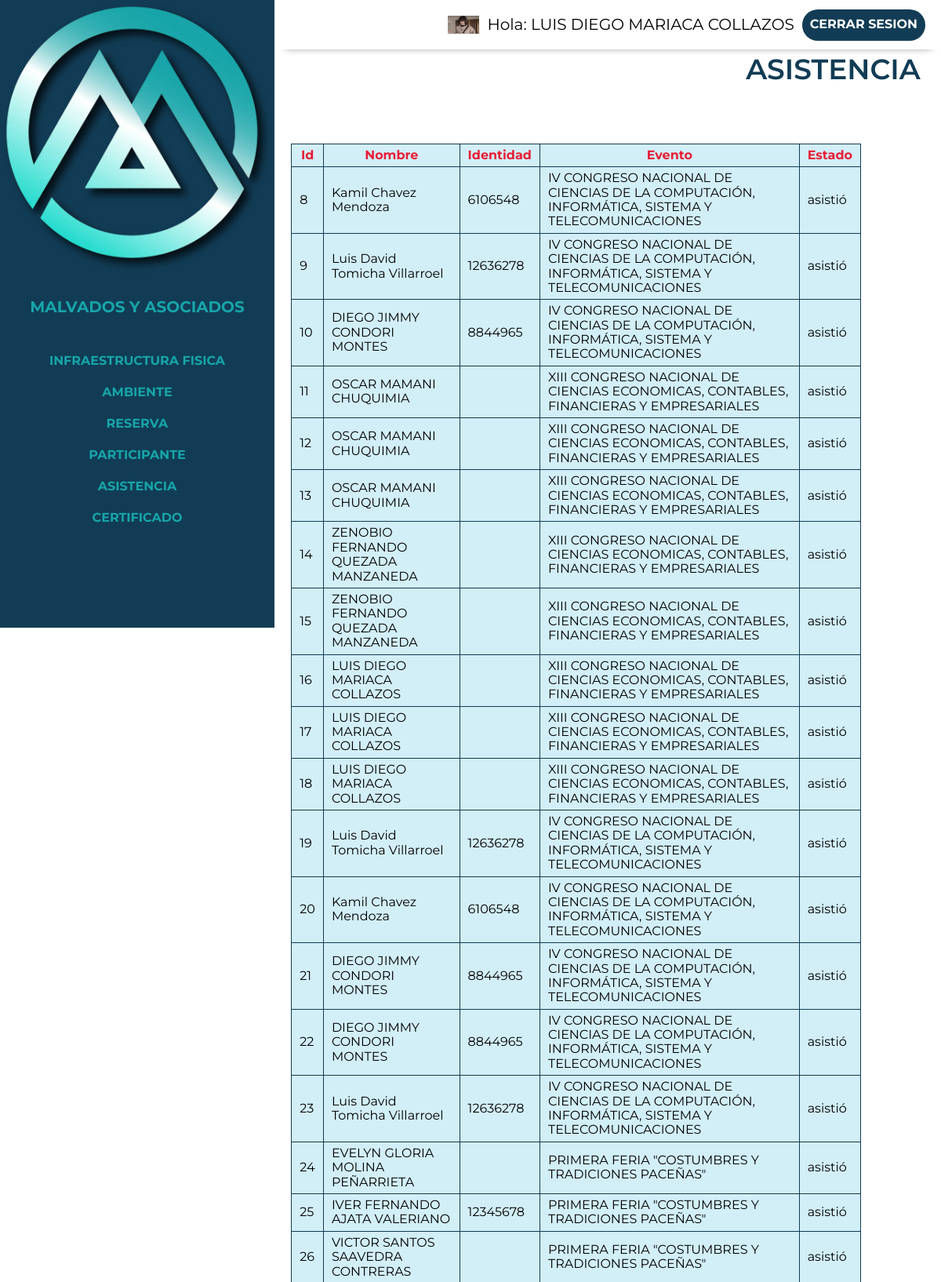
The app's page /control/asistencia.php (signed in, upper part) with its own data.
### tables this page shows
CREATE TABLE `usuario` (
  `id_usuario` int(20) NOT NULL,
  `nombre` varchar(60) NOT NULL,
  `apPaterno` varchar(50) NOT NULL,
  `apMaterno` varchar(50) NOT NULL,
  `email` varchar(60) NOT NULL,
  `password` char(60) DEFAULT NULL,
  `estado` varchar(60) DEFAULT NULL,
  `identidad` varchar(60) NOT NULL,
  `foto` varchar(200) DEFAULT NULL,
  `usuario` varchar(50) DEFAULT NULL,
  `celular` varchar(20) DEFAULT NULL,
  `fechaRegistro` date DEFAULT NULL,
  `token` varchar(50) DEFAULT NULL
);

CREATE TABLE `asistencia` (
  `id_asistencia` int(20) NOT NULL,
  `id_evento` int(20) NOT NULL,
  `id_usuario` int(11) NOT NULL,
  `fecha` date NOT NULL,
  `hora_entrada` time NOT NULL,
  `detalle_asistencia` text NOT NULL
);

CREATE TABLE `evento` (
  `id_evento` int(20) NOT NULL,
  `fechaEvento` date DEFAULT NULL,
  `nombreEvento` varchar(225) NOT NULL,
  `Duracion` int(45) NOT NULL,
  `descripcion` longtext NOT NULL,
  `imagen` varchar(200) DEFAULT NULL,
  `id_ambiente` int(11) NOT NULL,
  `gratuito` varchar(2) DEFAULT 'no',
  `costo` decimal(10,0) DEFAULT NULL,
  `fechaFin` date DEFAULT NULL,
  `hora_ini` time NOT NULL,
  `hora_fin` time NOT NULL,
  `estado` varchar(60) NOT NULL,
  `emite` varchar(100) NOT NULL
);

### control/asistencia.php (the view, shortened to what this page needs)
<?php require 'includes/header.php'?><?php
    include("../app/conexion.php");
        $sql="select *from asistencia";
        $resultado=mysqli_query($conectar, $sql);
?>
    <div class="contenedor">
    <div class="listar ">
        <h2 >Asistencia</h2>
    </div>
    <br/>
    <div class="tlis">
            <table  >
                <thead>
                    <tr>
                        <th data-titulo="Id:">Id</th>
                        <th data-titulo="Nombre:">Nombre</th>
                        <th data-titulo="Identidad:">Identidad</th>
                        <th data-titulo="Evento:">Evento</th>
                        <th data-titulo="Estado:">Estado</th>
                    </tr>
                </thead>
                <tbody>
                     <?php
                            while($filas=mysqli_fetch_assoc($resultado)){
                        ?>
                    <tr>
                            <?php
                            $i=$filas['id_usuario'];
                            $sql1="select *from usuario where id_usuario='".$i."'";
                            $res1=mysqli_query($conectar,$sql1);
                            $fil=mysqli_fetch_assoc($res1);
                            $i2=$filas['id_evento'];
                            $sql2="select *from evento where id_evento='".$i2."'";
                            $res2=mysqli_query($conectar,$sql2);
                            $fila=mysqli_fetch_assoc($res2);
                            ?>
                        <td data-titulo="Id:"><?php echo $filas['id_asistencia']?></td>
                        <td data-titulo="Nombre:"><?php echo $fil['nombre']." ".$fil['apPaterno']." ".$fil['apMaterno'];?></td>
                        <td data-titulo="Identidad:"><?php echo $fil['identidad']?></td>
                        <td data-titulo="Evento:"><?php echo $fila['nombreEvento']?></td>
                        <td data-titulo="Pago:"><?php echo $filas['detalle_asistencia']?></td>
                    </tr>
                    <?php
                    }
                    ?>
                </tbody>
            </table>
         </div>
    </div>
</div>
<?php require 'includes/footer.php' ?>

### control/includes/header.php (shortened to what this page needs)
<!DOCTYPE html>
<html lang="en">
<head>
    <link rel="stylesheet" href="https://cdn.jsdelivr.net/npm/bootstrap-icons@1.10.4/font/bootstrap-icons.css">
    <link rel="stylesheet" href="../build/css/app.css">
    <link href="https://cdn.jsdelivr.net/npm/select2@4.1.0-rc.0/dist/css/select2.min.css" rel="stylesheet" />
</head>
<body>
<div class="dashboard">
    <aside class="sidebar">
        <div class="logo-principal">
            <img  loading="lazy"  width="50" heigth="80" src="../build/img/control/logo.webp" alt="desdeaqui">
            <a href="index.php"><h3>  Malvados y Asociados </h3></a>
        </div>
        <nav class="sidebar-nav flex">
            <a href="infraestructura.php">Infraestructura Fisica</a>
            <a href="ambiente.php">Ambiente</a>
            <a href="reserva.php">Reserva</a>
            <a href="participante.php">Participante</a>
            <a href="asistencia.php">Asistencia</a>
                <a href="certificado.php">Certificado</a>
        </nav>
    </aside>
    <div class="principal">
        <div class="barra flex">
            <img src="../build/img/control/sara.webp"  style="width:40px;height:23px;" class="rounded-pill">
            <p>Hola: <span>
                <?php
                $id=$_SESSION['id'];
                include("../app/conexion.php");
                $sql="select nombre, apPaterno, apMaterno from usuario where id_usuario='$id'";
                $resultado=mysqli_query($conectar,$sql);
                $filas=mysqli_fetch_assoc($resultado);
                 echo $filas['nombre'].' '.$filas['apPaterno'].' '.$filas['apMaterno'];
                ?>
                </span></p>
            <a href="../login/cerrar_session.php" class="cerrar-sesion">Cerrar Sesion</a>
        </div>

### build/css/app.css (style rules this page uses)
html { box-sizing:border-box;font-size:62.5% }
*,:after,:before { box-sizing:inherit }
body { font-family:Montserrat,sans-serif;font-size:1.6rem }
p { color:#000;font-size:2rem }
.contenedor { margin:0 auto;max-width:120rem;width:95% }
a { text-decoration:none }
h1,h2,h3 { margin:0 0 5rem }
h2 { font-size:3.6rem }
h3 { font-size:3rem }
img { display:block;height:auto;max-width:100%;width:100% }
html { -webkit-text-size-adjust:100%;line-height:1.15 }
body { margin:0 }
a { background-color:transparent }
img { border-style:none }
.dashboard { background-color:#fff }
@media (min-width:768px) { .dashboard { display:flex;height:100vh } }
.dashboard .principal { flex:1 }
.sidebar { background-color:#123c55;width:100% }
@media (min-width:768px) { .sidebar { max-width:35rem } }
.sidebar h3 { color:#17a5a9;font-size:2rem;margin:0;padding:2rem;text-align:left }
.sidebar .sidebar-nav { flex-direction:column;margin-top:5rem }
.sidebar .sidebar-nav a { color:#17a5a9;font-weight:700;padding:1rem;text-align:left;transition-duration:.3s;transition-property:background-color;width:100% }
.barra { background-color:#fff;box-shadow:1px 12px 9px -13px rgba(0,0,0,.4);justify-content:flex-end;padding:1rem 2rem;transition-duration:.3s;transition-property:background-color }
.barra p { margin:1rem }
.listar h2 { color:#123c55;padding:.5rem;text-align:end;text-transform:uppercase }
.barra a { background-color:#123c55;border-radius:5rem }
a { align-items:center;color:#fff;display:grid;font-weight:700;height:4rem;justify-content:center;padding:1rem;text-transform:uppercase;transition-duration:.3s;transition-property:background-color }
.flex { align-items:center;display:flex }
table { background:#d2eef7;border-collapse:collapse }
table thead { color:#e71d36 }
td,th { border:1px solid #123c55;padding:5px 10px }
@media (min-width:992px) { table { display:table;width:90% } }
h2 { font-weight:600 }

### records on screen
usuario: nombre "LUIS DIEGO", apPaterno "MARIACA", apMaterno "COLLAZOS"
asistencia: id_asistencia "8", id_usuario.nombre "Kamil", id_usuario.apPaterno "Chavez", id_usuario.apMaterno "Mendoza", id_usuario.identidad "6106548", id_evento.nombreEvento "IV CONGRESO NACIONAL DE CIENCIAS DE LA COMPUTACIÓN, INFORMÁTICA, SISTEMA Y TELECOMUNICACIONES", detalle_asistencia "asistió"
asistencia: id_asistencia "9", id_usuario.nombre "Luis David", id_usuario.apPaterno "Tomicha", id_usuario.apMaterno "Villarroel", id_usuario.identidad "12636278", id_evento.nombreEvento "IV CONGRESO NACIONAL DE CIENCIAS DE LA COMPUTACIÓN, INFORMÁTICA, SISTEMA Y TELECOMUNICACIONES", detalle_asistencia "asistió"
asistencia: id_asistencia "10", id_usuario.nombre "DIEGO JIMMY", id_usuario.apPaterno "CONDORI", id_usuario.apMaterno "MONTES", id_usuario.identidad "8844965", id_evento.nombreEvento "IV CONGRESO NACIONAL DE CIENCIAS DE LA COMPUTACIÓN, INFORMÁTICA, SISTEMA Y TELECOMUNICACIONES", detalle_asistencia "asistió"
asistencia: id_asistencia "11", id_usuario.nombre "OSCAR", id_usuario.apPaterno "MAMANI", id_usuario.apMaterno "CHUQUIMIA", id_evento.nombreEvento "XIII CONGRESO NACIONAL DE CIENCIAS ECONOMICAS, CONTABLES, FINANCIERAS Y EMPRESARIALES", detalle_asistencia "asistió"
asistencia: id_asistencia "12", id_usuario.nombre "OSCAR", id_usuario.apPaterno "MAMANI", id_usuario.apMaterno "CHUQUIMIA", id_evento.nombreEvento "XIII CONGRESO NACIONAL DE CIENCIAS ECONOMICAS, CONTABLES, FINANCIERAS Y EMPRESARIALES", detalle_asistencia "asistió"
asistencia: id_asistencia "13", id_usuario.nombre "OSCAR", id_usuario.apPaterno "MAMANI", id_usuario.apMaterno "CHUQUIMIA", id_evento.nombreEvento "XIII CONGRESO NACIONAL DE CIENCIAS ECONOMICAS, CONTABLES, FINANCIERAS Y EMPRESARIALES", detalle_asistencia "asistió"
asistencia: id_asistencia "14", id_usuario.nombre "ZENOBIO FERNANDO", id_usuario.apPaterno "QUEZADA", id_usuario.apMaterno "MANZANEDA", id_evento.nombreEvento "XIII CONGRESO NACIONAL DE CIENCIAS ECONOMICAS, CONTABLES, FINANCIERAS Y EMPRESARIALES", detalle_asistencia "asistió"
asistencia: id_asistencia "15", id_usuario.nombre "ZENOBIO FERNANDO", id_usuario.apPaterno "QUEZADA", id_usuario.apMaterno "MANZANEDA", id_evento.nombreEvento "XIII CONGRESO NACIONAL DE CIENCIAS ECONOMICAS, CONTABLES, FINANCIERAS Y EMPRESARIALES", detalle_asistencia "asistió"
asistencia: id_asistencia "16", id_usuario.nombre "LUIS DIEGO", id_usuario.apPaterno "MARIACA", id_usuario.apMaterno "COLLAZOS", id_evento.nombreEvento "XIII CONGRESO NACIONAL DE CIENCIAS ECONOMICAS, CONTABLES, FINANCIERAS Y EMPRESARIALES", detalle_asistencia "asistió"
asistencia: id_asistencia "17", id_usuario.nombre "LUIS DIEGO", id_usuario.apPaterno "MARIACA", id_usuario.apMaterno "COLLAZOS", id_evento.nombreEvento "XIII CONGRESO NACIONAL DE CIENCIAS ECONOMICAS, CONTABLES, FINANCIERAS Y EMPRESARIALES", detalle_asistencia "asistió"
asistencia: id_asistencia "18", id_usuario.nombre "LUIS DIEGO", id_usuario.apPaterno "MARIACA", id_usuario.apMaterno "COLLAZOS", id_evento.nombreEvento "XIII CONGRESO NACIONAL DE CIENCIAS ECONOMICAS, CONTABLES, FINANCIERAS Y EMPRESARIALES", detalle_asistencia "asistió"
asistencia: id_asistencia "19", id_usuario.nombre "Luis David", id_usuario.apPaterno "Tomicha", id_usuario.apMaterno "Villarroel", id_usuario.identidad "12636278", id_evento.nombreEvento "IV CONGRESO NACIONAL DE CIENCIAS DE LA COMPUTACIÓN, INFORMÁTICA, SISTEMA Y TELECOMUNICACIONES", detalle_asistencia "asistió"
asistencia: id_asistencia "20", id_usuario.nombre "Kamil", id_usuario.apPaterno "Chavez", id_usuario.apMaterno "Mendoza", id_usuario.identidad "6106548", id_evento.nombreEvento "IV CONGRESO NACIONAL DE CIENCIAS DE LA COMPUTACIÓN, INFORMÁTICA, SISTEMA Y TELECOMUNICACIONES", detalle_asistencia "asistió"
asistencia: id_asistencia "21", id_usuario.nombre "DIEGO JIMMY", id_usuario.apPaterno "CONDORI", id_usuario.apMaterno "MONTES", id_usuario.identidad "8844965", id_evento.nombreEvento "IV CONGRESO NACIONAL DE CIENCIAS DE LA COMPUTACIÓN, INFORMÁTICA, SISTEMA Y TELECOMUNICACIONES", detalle_asistencia "asistió"
asistencia: id_asistencia "22", id_usuario.nombre "DIEGO JIMMY", id_usuario.apPaterno "CONDORI", id_usuario.apMaterno "MONTES", id_usuario.identidad "8844965", id_evento.nombreEvento "IV CONGRESO NACIONAL DE CIENCIAS DE LA COMPUTACIÓN, INFORMÁTICA, SISTEMA Y TELECOMUNICACIONES", detalle_asistencia "asistió"
asistencia: id_asistencia "23", id_usuario.nombre "Luis David", id_usuario.apPaterno "Tomicha", id_usuario.apMaterno "Villarroel", id_usuario.identidad "12636278", id_evento.nombreEvento "IV CONGRESO NACIONAL DE CIENCIAS DE LA COMPUTACIÓN, INFORMÁTICA, SISTEMA Y TELECOMUNICACIONES", detalle_asistencia "asistió"
asistencia: id_asistencia "24", id_usuario.nombre "EVELYN GLORIA", id_usuario.apPaterno "MOLINA", id_usuario.apMaterno "PEÑARRIETA", id_evento.nombreEvento "PRIMERA FERIA \"COSTUMBRES Y TRADICIONES PACEÑAS\"", detalle_asistencia "asistió"
asistencia: id_asistencia "25", id_usuario.nombre "IVER FERNANDO", id_usuario.apPaterno "AJATA", id_usuario.apMaterno "VALERIANO", id_usuario.identidad "12345678", id_evento.nombreEvento "PRIMERA FERIA \"COSTUMBRES Y TRADICIONES PACEÑAS\"", detalle_asistencia "asistió"
asistencia: id_asistencia "26", id_usuario.nombre "VICTOR SANTOS", id_usuario.apPaterno "SAAVEDRA", id_usuario.apMaterno "CONTRERAS", id_evento.nombreEvento "PRIMERA FERIA \"COSTUMBRES Y TRADICIONES PACEÑAS\"", detalle_asistencia "asistió"
